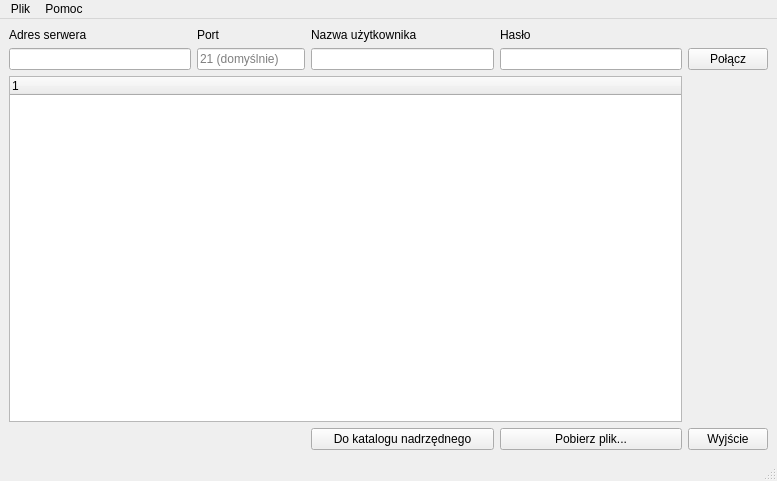
<?xml version="1.0" encoding="UTF-8"?>
<ui version="4.0">
 <class>MainWindow</class>
 <widget class="QMainWindow" name="MainWindow">
  <property name="geometry">
   <rect>
    <x>0</x>
    <y>0</y>
    <width>777</width>
    <height>481</height>
   </rect>
  </property>
  <property name="windowTitle">
   <string>Qt FTP Client</string>
  </property>
  <property name="windowIcon">
   <iconset resource="Resources.qrc">
    <normaloff>:/images/ftp.png</normaloff>:/images/ftp.png</iconset>
  </property>
  <widget class="QWidget" name="centralwidget">
   <layout class="QGridLayout" name="gridLayout">
    <item row="1" column="4">
     <widget class="QPushButton" name="pushButton_Connect">
      <property name="sizePolicy">
       <sizepolicy hsizetype="Fixed" vsizetype="Fixed">
        <horstretch>0</horstretch>
        <verstretch>0</verstretch>
       </sizepolicy>
      </property>
      <property name="text">
       <string>Połącz</string>
      </property>
     </widget>
    </item>
    <item row="0" column="2">
     <widget class="QLabel" name="label_username">
      <property name="text">
       <string>Nazwa użytkownika</string>
      </property>
     </widget>
    </item>
    <item row="1" column="3">
     <widget class="QLineEdit" name="lineEdit_password">
      <property name="sizePolicy">
       <sizepolicy hsizetype="Expanding" vsizetype="Fixed">
        <horstretch>0</horstretch>
        <verstretch>0</verstretch>
       </sizepolicy>
      </property>
      <property name="echoMode">
       <enum>QLineEdit::Password</enum>
      </property>
     </widget>
    </item>
    <item row="0" column="3">
     <widget class="QLabel" name="label_password">
      <property name="text">
       <string>Hasło</string>
      </property>
     </widget>
    </item>
    <item row="3" column="3">
     <widget class="QPushButton" name="pushButton_DownloadFile">
      <property name="sizePolicy">
       <sizepolicy hsizetype="Preferred" vsizetype="Fixed">
        <horstretch>0</horstretch>
        <verstretch>0</verstretch>
       </sizepolicy>
      </property>
      <property name="text">
       <string>Pobierz plik...</string>
      </property>
     </widget>
    </item>
    <item row="0" column="0">
     <widget class="QLabel" name="label_address">
      <property name="text">
       <string>Adres serwera</string>
      </property>
     </widget>
    </item>
    <item row="1" column="0">
     <widget class="QLineEdit" name="lineEdit_address">
      <property name="sizePolicy">
       <sizepolicy hsizetype="Expanding" vsizetype="Fixed">
        <horstretch>0</horstretch>
        <verstretch>0</verstretch>
       </sizepolicy>
      </property>
     </widget>
    </item>
    <item row="1" column="2">
     <widget class="QLineEdit" name="lineEdit_username">
      <property name="sizePolicy">
       <sizepolicy hsizetype="Expanding" vsizetype="Fixed">
        <horstretch>0</horstretch>
        <verstretch>0</verstretch>
       </sizepolicy>
      </property>
     </widget>
    </item>
    <item row="3" column="4">
     <widget class="QPushButton" name="pushButton_Close">
      <property name="sizePolicy">
       <sizepolicy hsizetype="Fixed" vsizetype="Fixed">
        <horstretch>0</horstretch>
        <verstretch>0</verstretch>
       </sizepolicy>
      </property>
      <property name="text">
       <string>Wyjście</string>
      </property>
     </widget>
    </item>
    <item row="0" column="1">
     <widget class="QLabel" name="label_port">
      <property name="text">
       <string>Port</string>
      </property>
     </widget>
    </item>
    <item row="1" column="1">
     <widget class="QLineEdit" name="lineEdit_port">
      <property name="sizePolicy">
       <sizepolicy hsizetype="Fixed" vsizetype="Fixed">
        <horstretch>0</horstretch>
        <verstretch>0</verstretch>
       </sizepolicy>
      </property>
      <property name="text">
       <string/>
      </property>
      <property name="placeholderText">
       <string>21 (domyślnie)</string>
      </property>
     </widget>
    </item>
    <item row="3" column="2">
     <widget class="QPushButton" name="pushButton_ParentDir">
      <property name="text">
       <string>Do katalogu nadrzędnego</string>
      </property>
      <property name="icon">
       <iconset theme="go-up">
        <normaloff>.</normaloff>.</iconset>
      </property>
     </widget>
    </item>
    <item row="2" column="0" colspan="4">
     <widget class="QTreeWidget" name="treeWidget">
      <column>
       <property name="text">
        <string notr="true">1</string>
       </property>
      </column>
     </widget>
    </item>
   </layout>
  </widget>
  <widget class="QMenuBar" name="menubar">
   <property name="geometry">
    <rect>
     <x>0</x>
     <y>0</y>
     <width>777</width>
     <height>22</height>
    </rect>
   </property>
   <property name="defaultUp">
    <bool>false</bool>
   </property>
   <widget class="QMenu" name="menuFile">
    <property name="title">
     <string>Plik</string>
    </property>
    <addaction name="actionExit"/>
   </widget>
   <widget class="QMenu" name="menuHelp">
    <property name="title">
     <string>Pomoc</string>
    </property>
    <addaction name="actionAboutApp"/>
    <addaction name="actionAboutQt"/>
   </widget>
   <addaction name="menuFile"/>
   <addaction name="menuHelp"/>
  </widget>
  <widget class="QStatusBar" name="statusBar"/>
  <action name="actionExit">
   <property name="icon">
    <iconset theme="application-exit">
     <normaloff>.</normaloff>.</iconset>
   </property>
   <property name="text">
    <string>Wyjście</string>
   </property>
   <property name="shortcut">
    <string>Ctrl+W</string>
   </property>
  </action>
  <action name="actionAboutApp">
   <property name="text">
    <string>O programie...</string>
   </property>
  </action>
  <action name="actionAboutQt">
   <property name="text">
    <string>O Qt...</string>
   </property>
  </action>
 </widget>
 <tabstops>
  <tabstop>lineEdit_address</tabstop>
  <tabstop>lineEdit_port</tabstop>
  <tabstop>lineEdit_username</tabstop>
  <tabstop>lineEdit_password</tabstop>
  <tabstop>pushButton_Connect</tabstop>
  <tabstop>treeWidget</tabstop>
  <tabstop>pushButton_DownloadFile</tabstop>
  <tabstop>pushButton_Close</tabstop>
 </tabstops>
 <resources>
  <include location="Resources.qrc"/>
 </resources>
 <connections/>
</ui>
